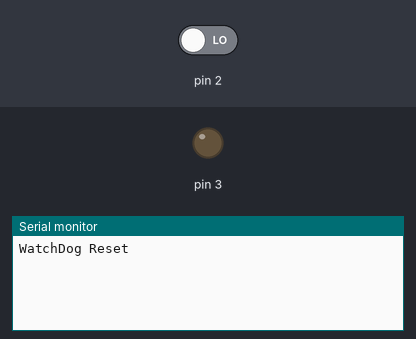
This sketch was run on a simulated Arduino Uno, built with avr-gcc and run on an emulated ATmega328P. Parts: output pins drawn as LEDs (lit = HIGH), the last lines printed to the serial monitor. The inputs (shaded band) are chosen by the test bench; at power-on: pin 2 LOW.

Above: at 1.2 s.
1.3 s: pin 2 driven HIGH
At 1.86 s:
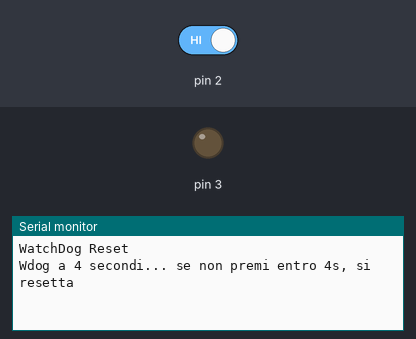
At 2.21 s:
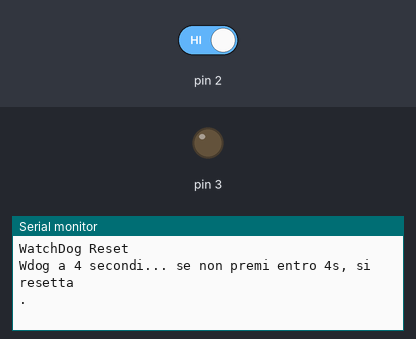

The sketch:

watchdog_reset.ino
```cpp
//https://circuits4you.com/2018/01/24/tutorial-on-arduino-watchdog-timer-setup/

#include <avr/wdt.h>

int stato;

void setup() {
  Serial.begin(9600);
  pinMode(2, INPUT);
  pinMode(3, OUTPUT);
  Serial.println("WatchDog Reset");
}

void loop() {
  switch(stato){
    case 0:
      if (digitalRead(2)) {
        stato = 1;
        delay(300);
        wdt_enable(WDTO_4S);
        Serial.println("\nWdog a 4 secondi... se non premi entro 4s, si resetta");
      }
      break;
    case 1:
      if (digitalRead(2)) {
        stato = 0;
        wdt_reset();
        wdt_disable();
        delay(300);
      }
      delay(100);
      Serial.print(".");
      break;

  }

}
```

Measured:
- after the input at 1.3 s, the serial monitor: prints a new line after 0.30 s (image 1)
